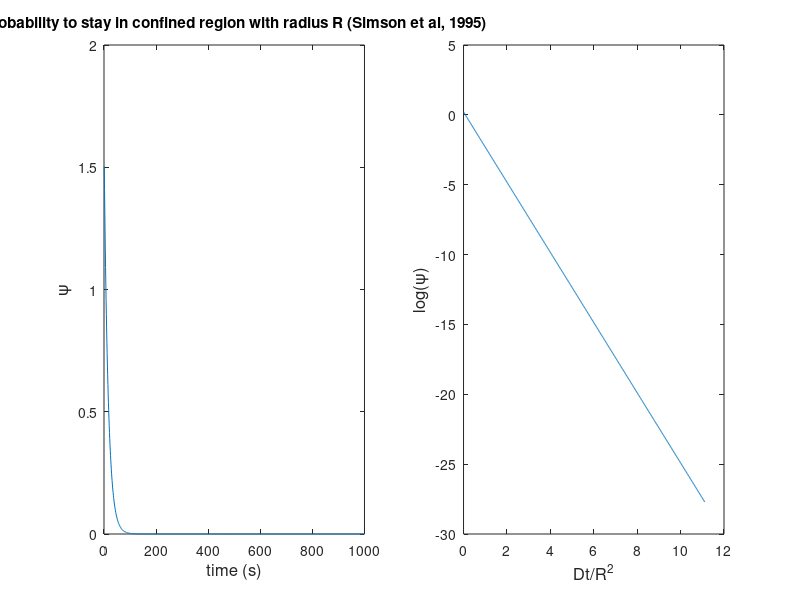
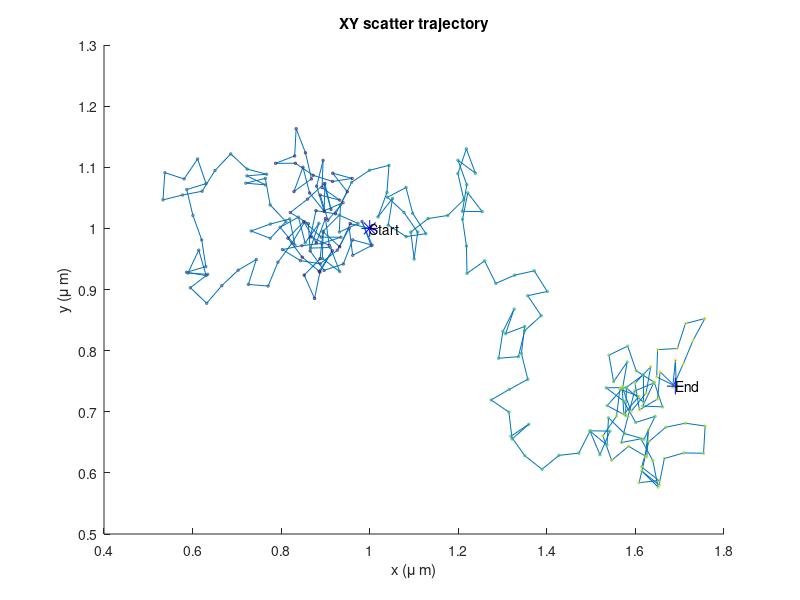

MATLAB code to generate these figures, in order: (Note: this script raises an error after producing the figures.)
clear all, clc, close all
%% 
%%%%%%%%%%%%%%%%%%%%%%%%%%%%%%%%%%%%%%%%%%%%%%%%%%%%%%%%%%%%%%%%%%%%%%%%%
% test
D=1e-3;                     % diffusion constant, ?m2/s             
t=1:1:1000;                 % number od time steps, seconds        
R=0.3;                      % radius of the confinement zone, ?m

start=[1 1];                % starting coordinates
num_steps=250;              % number of steps
                    
dt=0.5;                     % time step, seconds
dx=1;                     % pixel size, ?m
step_size=sqrt(4*D*dt);     % step size from D, ?m

%%%%%%%%%%%%%%%%%%%%%%%%%%%%%%%%%%%%%%%%%%%%%%%%%%%%%%%%%%%%%%%%%%%%%%%%%

% Simulate from Simson et al, 1995

omega=0.2048-2.5117*((D*t)./(R^2));

figure('Position',[20 400 700 300])

subplot(1,2,1)
plot(t,10.^omega);
title('Probability to stay in confined region with radius R (Simson et al, 1995)')
xlabel('time (s)','FontSize',12);
ylabel('\psi','FontSize',12);

subplot(1,2,2)
plot(D*t/R^2,omega);
xlabel('Dt/R^2','FontSize',12);
ylabel('log(\psi)','FontSize',12);

%% Generate random walk Trajectory

pos = zeros(num_steps,2);
pos(1,1)=start(1);
pos(1,2)=start(2);
pos(1,3)=0;

a = 1;      
b = 360;  
angle = (b-a).*rand(num_steps,1) + a;

for k=2:num_steps;
    
    pos(k,1)=(pos(k-1,1))+sin(angle(k))*step_size;
    pos(k,2)=(pos(k-1,2))+cos(angle(k))*step_size;
    pos(k,3)=k*dt; % time in seconds
    
end

% subplot(2,3,1)
figure('Position',[730 400 400 300])
line(pos(:,1)*dx,pos(:,2)*dx);hold on;
scatter(pos(:,1)*dx,pos(:,2)*dx,3,pos(:,3));hold on;
plot(pos(1,1)*dx,pos(1,2)*dx,'*b','MarkerSize',12);hold on;
text(pos(1,1)*dx,pos(1,2)*dx, 'Start');
plot(pos(length(pos),1)*dx,pos(length(pos),2)*dx,'+b','MarkerSize',12);hold on;
text(pos(length(pos),1)*dx,pos(length(pos),2)*dx,'End');hold on;
title('XY scatter trajectory');
xlabel('x (\mu m)');
ylabel('y (\mu m)');

%% Calculate confinement

% generate variable frame

frame=pos(:,3);             % time step in seconds
frame=frame/dt;             % time step in frames
frame=frame-min(frame);     % starting from 0
frame(1,1)=1;               % starting from 1

% i = frame --> Reihe
% j = gap; --> Spalte

prob=[];    %zeros(max(frame), 5);
prob2=[];   %zeros(5, 2);
d=[];
vx=[];
vy=[];


for i=1:max(frame)-4;    % for all frames
    vx=find(frame == i);
    
    if isempty(vx)==1;                   % if frame does not exist, skip   
    else
        
    c=1; 
    for j=1:30;                                         % segment length
          
        vy=find(frame <= (i+j) & frame >= i );         % select segment
        subset(:,1)=pos(vy);                           % define segment as subset
        subset(:,2)=pos(vy,2);
        
        if length(vy)==1;   % if subset is only 1 frame --> distance is 0
                     R=0;
        else    
        
            for k=2:length(subset);
            
                 d(k,1)=sqrt(((subset(k,1)-subset(1,1))^2)+((subset(k,2)-subset(1,2))^2));   
                 R=max(d);
        
            end
        
                                                                % maximum distance within subset
        prob(i:(i+j),c)=0.2048-2.5117*((D*j)./(R^2));               % probability within subset

        clear subset
        end
    
    c=c+1;    
        
    end
    clear vx vy R d c;
    
    end
   
end
clear subset

for l=1:length(prob)
    
prob2(l,1)=l;
prob2(l,2)=mean(nonzeros(prob(l,:))); % this is omega

end


L=[];

for i=1:length(prob2)
    
    if 10.^(prob2(i,2))>0.1
       L(i,1)=0;
       
    else
        
        L(i,1)=((prob2(i,2))*(-1)-1);
        
    end
L(i,2)=i;
    
end

s1=smooth(D*prob2(:,1)*dt,prob2(:,2),0.05,'loess');
s2=smooth(prob2(:,1)*dt,10.^(prob2(:,2)),0.05,'loess');
s3=smooth(L(:,2)*dt, L(:,1),0.05,'loess');


figure('Position',[200 20 900 300])

subplot(1,3,1)
plot(D*prob2(:,1)*dt,prob2(:,2));hold on;
plot(D*prob2(:,1)*dt,s1,'-r');
xlabel('Dt/R^2','FontSize',12);
ylabel('mean log(\psi)','FontSize',12);

subplot(1,3,2)
plot(prob2(:,1)*dt,10.^(prob2(:,2)));hold on;
plot(prob2(:,1)*dt,s2,'-r');
xlabel('time (s)','FontSize',12);
ylabel('mean \psi','FontSize',12);

subplot(1,3,3)
plot(L(:,2)*dt, L(:,1)); hold on;
plot(L(:,2)*dt, s3,'-r');       
xlabel('time (s)','FontSize',12);
ylabel('probability level L','FontSize',12);


%% Smoothed curves

figure('Position',[200 20 900 300])
subplot(1,3,1)
% plot(D*prob2(:,1)*dt,prob2(:,2));hold on;
plot(D*prob2(:,1)*dt,s1,'-r');
xlabel('Dt/R^2','FontSize',12);
ylabel('mean log(\psi)','FontSize',12);

subplot(1,3,2)
% plot(prob2(:,1)*dt,10.^(prob2(:,2)));hold on;
plot(prob2(:,1)*dt,s2,'-r');
xlabel('time (s)','FontSize',12);
ylabel('mean \psi','FontSize',12);

subplot(1,3,3)
% plot(L(:,2)*dt, L(:,1)); hold on;
plot(L(:,2)*dt, s3,'-r');       
xlabel('time (s)','FontSize',12);
ylabel('probability level L','FontSize',12);
